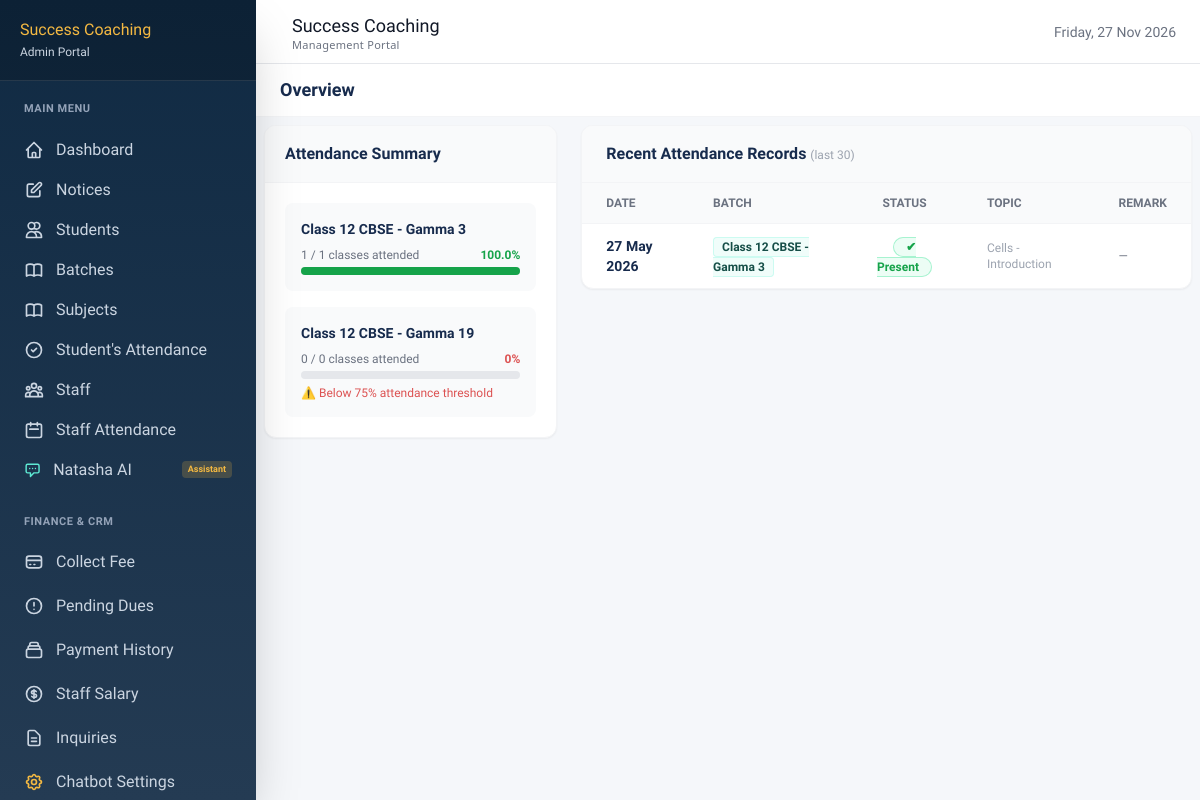
Screenshot of /dashboard/attendance/student/23/ (signed in) with the database file from the repository.
### batches/models.py (models this page shows, shortened)
class Batch(models.Model):
    DAYS_CHOICES = [
        ('MWF', 'Mon-Wed-Fri'),
        ('TTS', 'Tue-Thu-Sat'),
        ('DAILY', 'Daily'),
        ('WEEKEND', 'Weekend'),
    ]
    TIME_SLOT_CHOICES = [
        ('morning', 'Morning (6AM–9AM)'),
        ('afternoon', 'Afternoon (12PM–3PM)'),
        ('evening', 'Evening (4PM–7PM)'),
    ]
    batch_name = models.CharField(max_length=100)
    batch_code = models.CharField(max_length=20, unique=True)
    class_level = models.CharField(max_length=5, choices=[(str(i), f'Class {i}') for i in range(5, 13)])
    board = models.CharField(max_length=10, choices=[('CBSE', 'CBSE'), ('ICSE', 'ICSE'), ('BOTH', 'Both')])
    subjects = models.ManyToManyField(Subject, blank=True)
    teacher = models.ForeignKey('staff.Staff', on_delete=models.SET_NULL, null=True)
    students = models.ManyToManyField('students.Student', blank=True, related_name='batches')
    days = models.CharField(max_length=20, choices=DAYS_CHOICES)
    time_slot = models.CharField(max_length=20, choices=TIME_SLOT_CHOICES)
    start_time = models.TimeField()
    end_time = models.TimeField()
    start_date = models.DateField()
    max_students = models.IntegerField(default=30)
    is_active = models.BooleanField(default=True)
    room_number = models.CharField(max_length=20, blank=True)
    monthly_fee = models.DecimalField(max_digits=8, decimal_places=2)

### attendance/models.py (models this page shows)
class AttendanceRecord(models.Model):
    STATUS_CHOICES = [
        ('present', 'Present'),
        ('absent', 'Absent'),
        ('late', 'Late'),
        ('leave', 'On Leave'),
    ]
    session = models.ForeignKey(AttendanceSession, on_delete=models.CASCADE, related_name='records')
    student = models.ForeignKey('students.Student', on_delete=models.CASCADE)
    status = models.CharField(max_length=10, choices=STATUS_CHOICES, default='absent')
    remarks = models.CharField(max_length=200, blank=True)
    class Meta:
        unique_together = ('session', 'student')

class AttendanceSession(models.Model):
    batch = models.ForeignKey('batches.Batch', on_delete=models.CASCADE)
    date = models.DateField()
    marked_by = models.ForeignKey(settings.AUTH_USER_MODEL, on_delete=models.SET_NULL, null=True)
    marked_at = models.DateTimeField(auto_now_add=True)
    topic_covered = models.CharField(max_length=200, blank=True)
    class Meta:
        unique_together = ('batch', 'date')

### attendance/views.py (the view)
# urls.py: path('student/<int:student_id>/', views.student_attendance, name='student_attendance'),
@staff_or_admin_required
def student_attendance(request, student_id):
    student = get_object_or_404(Student, pk=student_id)
    records = AttendanceRecord.objects.filter(
        student=student
    ).select_related('session__batch').order_by('-session__date')
    batch_stats = []
    for batch in student.batches.filter(is_active=True):
        total   = AttendanceRecord.objects.filter(student=student, session__batch=batch).count()
        present = AttendanceRecord.objects.filter(student=student, session__batch=batch, status='present').count()
        pct = round((present / total * 100), 1) if total > 0 else 0
        batch_stats.append({'batch': batch, 'total': total, 'present': present, 'percentage': pct})
    return render(request, 'dashboard/attendance/student.html', {
        'student': student,
        'records': records[:30],
        'batch_stats': batch_stats,
    })

### accounts/context_processors.py (called while the page is built)
def dashboard_base(request):
    context = {}
    if not request.user.is_authenticated:
        context['base_template'] = 'base_dashboard.html'
        return context
    if request.user.role == 'staff':
        context['base_template'] = 'base_staff.html'
        context['active_notices'] = Notice.objects.filter(is_active=True)
    elif request.user.role == 'student':
        context['base_template'] = 'base_dashboard.html'
        context['active_notices'] = Notice.objects.filter(is_active=True, target_audience='all')
    else:
        context['base_template'] = 'base_dashboard.html'
        context['active_notices'] = Notice.objects.filter(is_active=True)
    return context

### templates/dashboard/attendance/student.html (shortened to what this page needs)
{% extends base_template %}
{% block content %}
<div class="grid grid-cols-1 lg:grid-cols-3 gap-6">
    <div class="lg:col-span-1 space-y-4">
        <div class="bg-white rounded-xl shadow-sm border border-gray-100 overflow-hidden">
            <div class="px-5 py-4 border-b border-gray-100 bg-gray-50">
                <h3 class="font-bold text-dark">Attendance Summary</h3>
            </div>
            <div class="p-5 space-y-4">
                {% for stat in batch_stats %}
                <div class="bg-gray-50 rounded-lg p-4">
                    <p class="font-semibold text-dark text-sm mb-2">{{ stat.batch.batch_name }}</p>
                    <div class="flex justify-between text-xs text-gray-500 mb-1">
                        <span>{{ stat.present }} / {{ stat.total }} classes attended</span>
                        <span class="font-bold {% if stat.percentage >= 75 %}text-[#16A34A]{% elif stat.percentage >= 50 %}text-[#D99A19]{% else %}text-[#DC5252]{% endif %}">{{ stat.percentage }}%</span>
                    </div>
                    <div class="w-full bg-gray-200 rounded-full h-2">
                        <div class="h-2 rounded-full {% if stat.percentage >= 75 %}bg-[#16A34A]{% elif stat.percentage >= 50 %}bg-accent{% else %}bg-[#DC5252]{% endif %}"
                             style="width: {{ stat.percentage }}%"></div>
                    </div>
                    {% if stat.percentage < 75 %}
                    <p class="text-xs text-[#DC5252] mt-1.5 font-medium">⚠️ Below 75% attendance threshold</p>
                    {% endif %}
                </div>
                {% empty %}
                <p class="text-gray-400 text-sm text-center py-4">Not enrolled in any batch.</p>
                {% endfor %}
            </div>
        </div>
    </div>
    <div class="lg:col-span-2">
        <div class="bg-white rounded-xl shadow-sm border border-gray-100 overflow-hidden">
            <div class="px-6 py-4 border-b border-gray-100 bg-gray-50">
                <h3 class="font-bold text-dark">Recent Attendance Records <span class="text-xs text-gray-400 font-normal">(last 30)</span></h3>
            </div>
            <div class="overflow-x-auto">
                <table class="w-full text-sm text-left">
                    <thead class="bg-gray-50 border-b border-gray-100 text-gray-500 text-xs uppercase">
                        <tr>
                            <th class="px-6 py-3 font-semibold">Date</th>
                            <th class="px-6 py-3 font-semibold">Batch</th>
                            <th class="px-6 py-3 font-semibold text-center">Status</th>
                            <th class="px-6 py-3 font-semibold">Topic</th>
                            <th class="px-6 py-3 font-semibold">Remark</th>
                        </tr>
                    </thead>
                    <tbody class="divide-y divide-gray-50">
                        {% for record in records %}
                        <tr class="hover:bg-gray-50 transition">
                            <td class="px-6 py-3 font-semibold text-dark">{{ record.session.date|date:"d M Y" }}</td>
                            <td class="px-6 py-3">
                                <span class="bg-teal-50 text-teal-800 border border-teal-100 px-2 py-0.5 rounded text-xs font-semibold">{{ record.session.batch.batch_name }}</span>
                            </td>
                            <td class="px-6 py-3 text-center">
                                {% if record.status == 'present' %}
                                    <span class="bg-emerald-50 text-[#16A34A] border border-emerald-200 px-3 py-0.5 rounded-full text-xs font-bold">✔ Present</span>
                                {% elif record.status == 'absent' %}
                                    <span class="bg-rose-50 text-[#DC5252] border border-rose-200 px-3 py-0.5 rounded-full text-xs font-bold">✗ Absent</span>
                                {% elif record.status == 'late' %}
                                    <span class="bg-amber-50 text-[#D99A19] border border-amber-200 px-3 py-0.5 rounded-full text-xs font-bold">⏰ Late</span>
                                {% else %}
                                    <span class="bg-teal-50 text-secondary border border-teal-200 px-3 py-0.5 rounded-full text-xs font-bold">🏠 Leave</span>
                                {% endif %}
                            </td>
                            <td class="px-6 py-3 text-gray-400 text-xs">{{ record.session.topic_covered|default:"—" }}</td>
                            <td class="px-6 py-3 text-gray-500 text-xs">{{ record.remarks|default:"—" }}</td>
                        </tr>
                        {% endfor %}
                    </tbody>
                </table>
            </div>
        </div>
    </div>
</div>
{% endblock %}

### templates/base_dashboard.html (style rules this page uses)
body { font-family: 'Hind', sans-serif; color: #172B4D; background-color: #F5F7FA; }

### rows the page displays
Batch: batch.batch_name "Class 12 CBSE - Gamma 3", present "1", total "1", percentage "100.0"
Batch: batch.batch_name "Class 12 CBSE - Gamma 19", present "0", total "0", percentage "0", shows "⚠️ Below 75% attendance threshold"
AttendanceRecord: session "27 May 2026", session.batch.batch_name "Class 12 CBSE - Gamma 3", status "✔ Present", session.topic_covered "Cells - Introduction", remarks "—"
